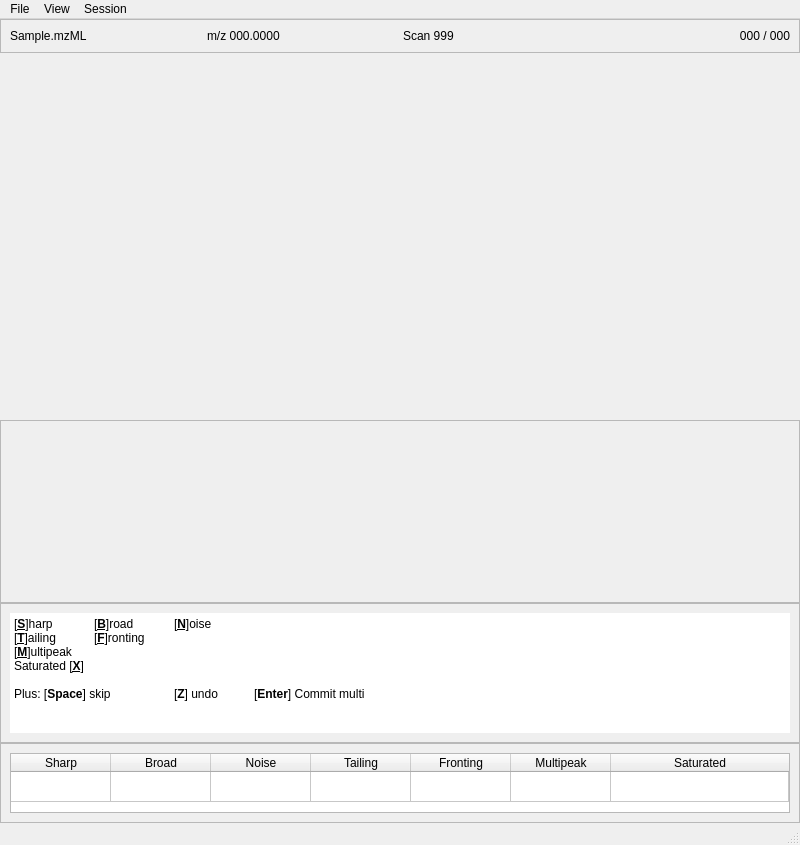
<?xml version="1.0" encoding="UTF-8"?>
<ui version="4.0">
 <class>MainWindow</class>
 <widget class="QMainWindow" name="MainWindow">
  <property name="geometry">
   <rect>
    <x>0</x>
    <y>0</y>
    <width>800</width>
    <height>845</height>
   </rect>
  </property>
  <property name="windowTitle">
   <string>MainWindow</string>
  </property>
  <widget class="QWidget" name="centralwidget">
   <layout class="QVBoxLayout" name="verticalLayout" stretch="0,2,1,0,0">
    <property name="spacing">
     <number>0</number>
    </property>
    <property name="leftMargin">
     <number>0</number>
    </property>
    <property name="topMargin">
     <number>0</number>
    </property>
    <property name="rightMargin">
     <number>0</number>
    </property>
    <property name="bottomMargin">
     <number>0</number>
    </property>
    <item>
     <widget class="QFrame" name="headerFrame">
      <property name="frameShape">
       <enum>QFrame::StyledPanel</enum>
      </property>
      <property name="frameShadow">
       <enum>QFrame::Raised</enum>
      </property>
      <layout class="QHBoxLayout" name="horizontalLayout">
       <item>
        <widget class="QLabel" name="sourceLabel">
         <property name="text">
          <string>Sample.mzML</string>
         </property>
        </widget>
       </item>
       <item>
        <widget class="QLabel" name="mzLabel">
         <property name="text">
          <string>m/z 000.0000</string>
         </property>
        </widget>
       </item>
       <item>
        <widget class="QLabel" name="scanLabel">
         <property name="text">
          <string>Scan 999</string>
         </property>
        </widget>
       </item>
       <item>
        <widget class="QLabel" name="progressLabel">
         <property name="text">
          <string>000 / 000</string>
         </property>
         <property name="alignment">
          <set>Qt::AlignRight|Qt::AlignTrailing|Qt::AlignVCenter</set>
         </property>
        </widget>
       </item>
      </layout>
     </widget>
    </item>
    <item>
     <widget class="QWidget" name="plotContainer" native="true">
      <property name="minimumSize">
       <size>
        <width>0</width>
        <height>300</height>
       </size>
      </property>
      <layout class="QVBoxLayout" name="verticalLayout_2">
       <item>
        <widget class="ChromPlotWidget" name="xicPlotWidget" native="true"/>
       </item>
      </layout>
     </widget>
    </item>
    <item>
     <widget class="QFrame" name="optionalSpectrumFrame">
      <property name="frameShape">
       <enum>QFrame::StyledPanel</enum>
      </property>
      <property name="frameShadow">
       <enum>QFrame::Raised</enum>
      </property>
      <layout class="QVBoxLayout" name="verticalLayout_4">
       <item>
        <widget class="MSPlotWidget" name="spectrumPlotWidget" native="true">
         <property name="minimumSize">
          <size>
           <width>0</width>
           <height>100</height>
          </size>
         </property>
        </widget>
       </item>
      </layout>
     </widget>
    </item>
    <item>
     <widget class="QFrame" name="hotkeyLegendFrame">
      <property name="frameShape">
       <enum>QFrame::StyledPanel</enum>
      </property>
      <property name="frameShadow">
       <enum>QFrame::Raised</enum>
      </property>
      <layout class="QVBoxLayout" name="verticalLayout_3">
       <item>
        <widget class="QTextBrowser" name="hotkeyLegendText">
         <property name="sizePolicy">
          <sizepolicy hsizetype="Expanding" vsizetype="Minimum">
           <horstretch>0</horstretch>
           <verstretch>0</verstretch>
          </sizepolicy>
         </property>
         <property name="maximumSize">
          <size>
           <width>16777215</width>
           <height>120</height>
          </size>
         </property>
         <property name="autoFillBackground">
          <bool>false</bool>
         </property>
         <property name="frameShape">
          <enum>QFrame::NoFrame</enum>
         </property>
         <property name="frameShadow">
          <enum>QFrame::Plain</enum>
         </property>
         <property name="html">
          <string>&lt;!DOCTYPE HTML PUBLIC &quot;-//W3C//DTD HTML 4.0//EN&quot; &quot;http://www.w3.org/TR/REC-html40/strict.dtd&quot;&gt;
&lt;html&gt;&lt;head&gt;&lt;meta name=&quot;qrichtext&quot; content=&quot;1&quot; /&gt;&lt;style type=&quot;text/css&quot;&gt;
p, li { white-space: pre-wrap; }
&lt;/style&gt;&lt;/head&gt;&lt;body style=&quot; font-family:'Sans Serif'; font-size:9pt; font-weight:400; font-style:normal;&quot;&gt;
&lt;p style=&quot; margin-top:0px; margin-bottom:0px; margin-left:0px; margin-right:0px; -qt-block-indent:0; text-indent:0px;&quot;&gt;[&lt;span style=&quot; font-weight:600; text-decoration: underline;&quot;&gt;S&lt;/span&gt;]harp 	[&lt;span style=&quot; font-weight:600; text-decoration: underline;&quot;&gt;B&lt;/span&gt;]road	[&lt;span style=&quot; font-weight:600; text-decoration: underline;&quot;&gt;N&lt;/span&gt;]oise 	&lt;/p&gt;
&lt;p style=&quot; margin-top:0px; margin-bottom:0px; margin-left:0px; margin-right:0px; -qt-block-indent:0; text-indent:0px;&quot;&gt;[&lt;span style=&quot; font-weight:600; text-decoration: underline;&quot;&gt;T&lt;/span&gt;]ailing	[&lt;span style=&quot; font-weight:600; text-decoration: underline;&quot;&gt;F&lt;/span&gt;]ronting&lt;/p&gt;
&lt;p style=&quot; margin-top:0px; margin-bottom:0px; margin-left:0px; margin-right:0px; -qt-block-indent:0; text-indent:0px;&quot;&gt;[&lt;span style=&quot; font-weight:600; text-decoration: underline;&quot;&gt;M&lt;/span&gt;]ultipeak&lt;/p&gt;
&lt;p style=&quot; margin-top:0px; margin-bottom:0px; margin-left:0px; margin-right:0px; -qt-block-indent:0; text-indent:0px;&quot;&gt;Saturated [&lt;span style=&quot; font-weight:600; text-decoration: underline;&quot;&gt;X&lt;/span&gt;]&lt;/p&gt;
&lt;p style=&quot;-qt-paragraph-type:empty; margin-top:0px; margin-bottom:0px; margin-left:0px; margin-right:0px; -qt-block-indent:0; text-indent:0px;&quot;&gt;&lt;br /&gt;&lt;/p&gt;
&lt;p style=&quot; margin-top:0px; margin-bottom:0px; margin-left:0px; margin-right:0px; -qt-block-indent:0; text-indent:0px;&quot;&gt;Plus: [&lt;span style=&quot; font-weight:600;&quot;&gt;Space&lt;/span&gt;] skip 	[&lt;span style=&quot; font-weight:600;&quot;&gt;Z&lt;/span&gt;] undo 	[&lt;span style=&quot; font-weight:600;&quot;&gt;Enter&lt;/span&gt;] Commit multi&lt;/p&gt;&lt;/body&gt;&lt;/html&gt;</string>
         </property>
        </widget>
       </item>
      </layout>
     </widget>
    </item>
    <item>
     <widget class="QFrame" name="statsFrame">
      <property name="maximumSize">
       <size>
        <width>16777215</width>
        <height>80</height>
       </size>
      </property>
      <property name="frameShape">
       <enum>QFrame::StyledPanel</enum>
      </property>
      <property name="frameShadow">
       <enum>QFrame::Raised</enum>
      </property>
      <layout class="QVBoxLayout" name="verticalLayout_5">
       <item>
        <widget class="QTableWidget" name="classCountsTable">
         <property name="editTriggers">
          <set>QAbstractItemView::NoEditTriggers</set>
         </property>
         <property name="selectionMode">
          <enum>QAbstractItemView::NoSelection</enum>
         </property>
         <property name="rowCount">
          <number>1</number>
         </property>
         <attribute name="horizontalHeaderCascadingSectionResizes">
          <bool>false</bool>
         </attribute>
         <attribute name="horizontalHeaderStretchLastSection">
          <bool>true</bool>
         </attribute>
         <attribute name="verticalHeaderVisible">
          <bool>false</bool>
         </attribute>
         <row/>
         <column>
          <property name="text">
           <string>Sharp</string>
          </property>
         </column>
         <column>
          <property name="text">
           <string>Broad</string>
          </property>
         </column>
         <column>
          <property name="text">
           <string>Noise</string>
          </property>
         </column>
         <column>
          <property name="text">
           <string>Tailing</string>
          </property>
         </column>
         <column>
          <property name="text">
           <string>Fronting</string>
          </property>
         </column>
         <column>
          <property name="text">
           <string>Multipeak</string>
          </property>
         </column>
         <column>
          <property name="text">
           <string>Saturated</string>
          </property>
         </column>
        </widget>
       </item>
      </layout>
     </widget>
    </item>
   </layout>
  </widget>
  <widget class="QMenuBar" name="menubar">
   <property name="geometry">
    <rect>
     <x>0</x>
     <y>0</y>
     <width>800</width>
     <height>22</height>
    </rect>
   </property>
   <widget class="QMenu" name="menuFile">
    <property name="title">
     <string>File</string>
    </property>
    <addaction name="actionOpen_mzk"/>
    <addaction name="actionSave_labels_as_JSON"/>
    <addaction name="actionExit"/>
   </widget>
   <widget class="QMenu" name="menuView">
    <property name="title">
     <string>View</string>
    </property>
    <addaction name="actionToggle_MS1_spectrum"/>
    <addaction name="actionToggle_Y_axis_normalization"/>
   </widget>
   <widget class="QMenu" name="menuSession">
    <property name="title">
     <string>Session</string>
    </property>
    <addaction name="actionNew_session"/>
    <addaction name="actionResume_session"/>
    <addaction name="actionSession_settings"/>
   </widget>
   <addaction name="menuFile"/>
   <addaction name="menuView"/>
   <addaction name="menuSession"/>
  </widget>
  <widget class="QStatusBar" name="statusbar"/>
  <action name="actionOpen_mzk">
   <property name="text">
    <string>Open .mzk</string>
   </property>
  </action>
  <action name="actionSave_labels_as_JSON">
   <property name="text">
    <string>Save labels as .JSON</string>
   </property>
  </action>
  <action name="actionExit">
   <property name="text">
    <string>Exit</string>
   </property>
  </action>
  <action name="actionToggle_MS1_spectrum">
   <property name="text">
    <string>Toggle MS1 spectrum</string>
   </property>
  </action>
  <action name="actionToggle_Y_axis_normalization">
   <property name="text">
    <string>Toggle Y-axis normalization</string>
   </property>
  </action>
  <action name="actionNew_session">
   <property name="text">
    <string>New session</string>
   </property>
  </action>
  <action name="actionResume_session">
   <property name="text">
    <string>Resume session</string>
   </property>
  </action>
  <action name="actionSession_settings">
   <property name="text">
    <string>Session settings</string>
   </property>
  </action>
 </widget>
 <customwidgets>
  <customwidget>
   <class>ChromPlotWidget</class>
   <extends>QWidget</extends>
   <header>gui.widgets.ChromPlotWidget</header>
   <container>1</container>
  </customwidget>
  <customwidget>
   <class>MSPlotWidget</class>
   <extends>QWidget</extends>
   <header>gui.widgets.MSPlotWidget</header>
   <container>1</container>
  </customwidget>
 </customwidgets>
 <resources/>
 <connections/>
</ui>
